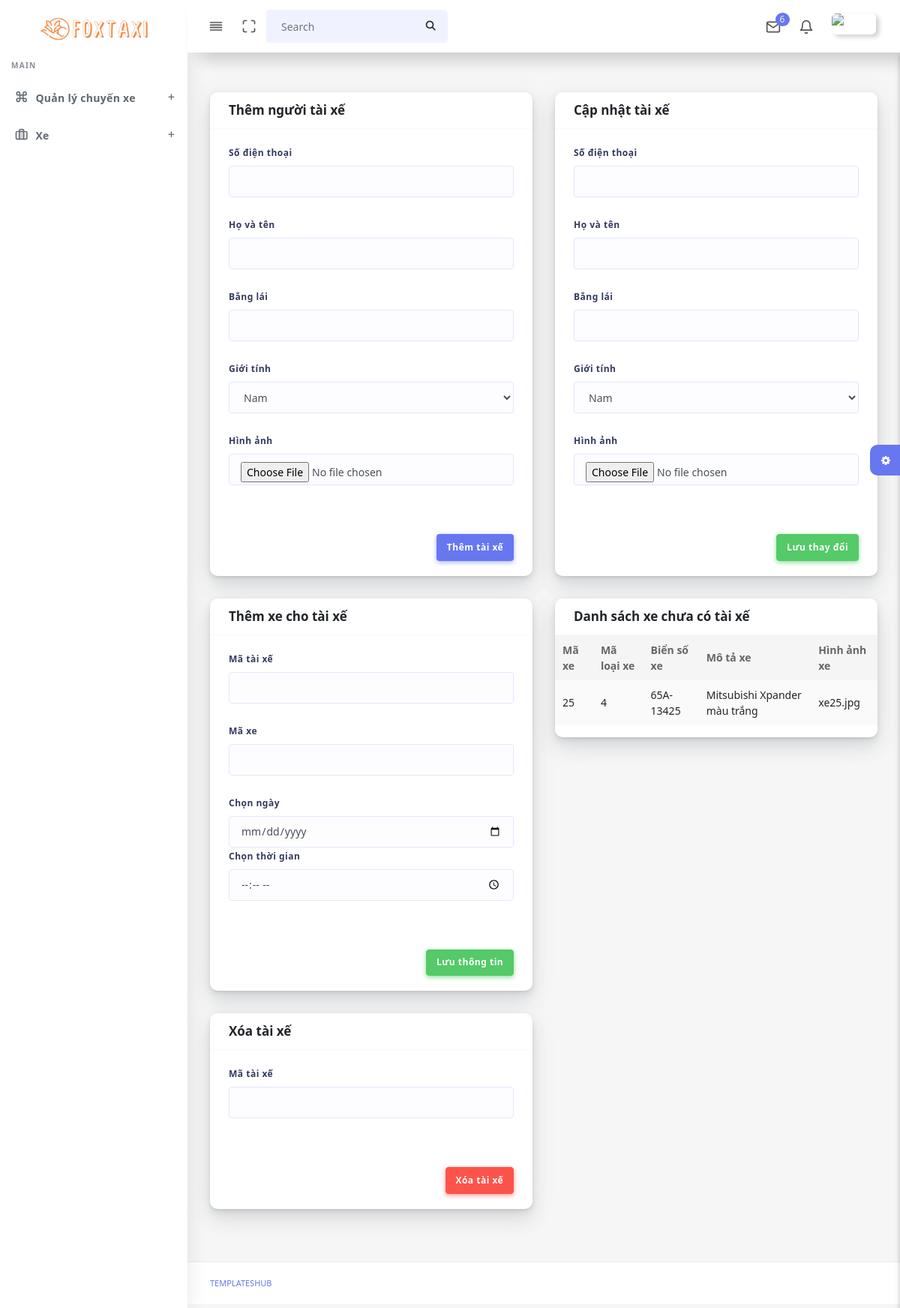
/taixe/capnhattaixe.php, run on an earlier commit of the app's database.
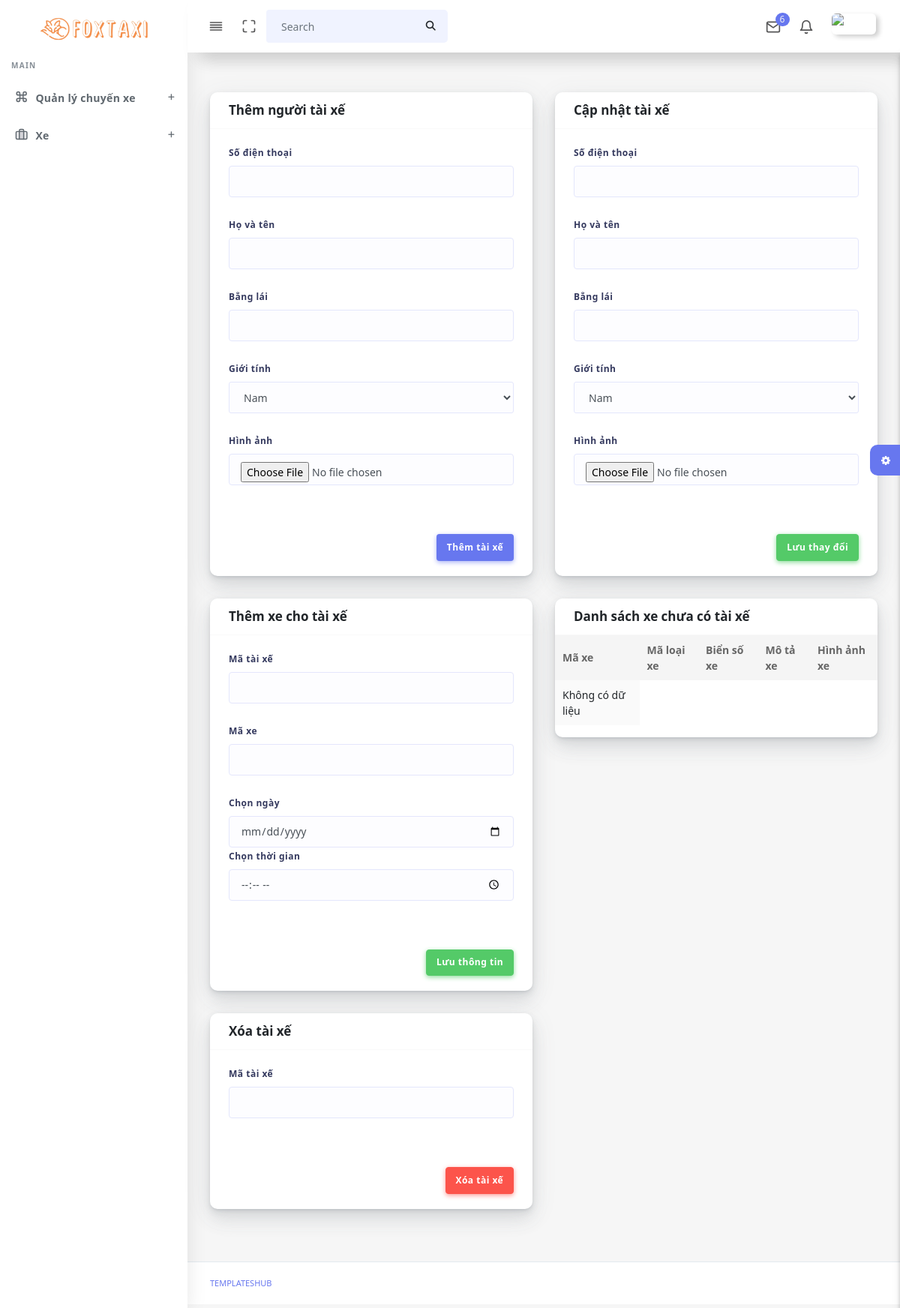
And on a later commit of the database.
### tables this page shows
CREATE TABLE `xe` (
  `X_MA` int(11) NOT NULL,
  `LX_MA` int(11) NOT NULL,
  `X_BIENSO` varchar(10) NOT NULL,
  `X_MOTA` text NOT NULL,
  `X_HINHANH` varchar(200) NOT NULL
);

### taixe/capnhattaixe.php (the view, shortened to what the changed rows need)
<!DOCTYPE html>
<html lang="en">
<?php
  include("connect.php");
  include('head.php');
?>
<body>
  <div id="app">
    <div class="main-wrapper main-wrapper-1">
      <div class="main-content">
        <section class="section">
          <div class="section-body">
            <div class="row">
              <div class="col-12 col-md-6 col-lg-6">
                <div class="card">
                    <div class="table-responsive">
                    <table class="table table-striped table-hover" id="tableExport" style="width:100%;">
                        <thead>
                            <tr><th>Mã xe</th>
                                <th>Mã loại xe</th>
                                <th>Biển số xe</th>
                                <th>Mô tả xe</th>
                                <th>Hình ảnh xe</th>
                            </tr>
                        </thead>
                    <tbody>
                        <?php
                        $sql = "SELECT xe.* FROM xe
                                LEFT JOIN phutrach ON phutrach.X_MA = xe.X_MA
                                WHERE phutrach.X_MA IS NULL";
                        $result = $conn->query($sql);
                        if ($result ->num_rows > 0) {
                            while ($row = $result->fetch_assoc()) {
                              echo "<tr>";
                              echo "<td>". $row['X_MA'] . "</td>";
                              echo "<td>". $row['LX_MA'] . "</td>";
                              echo "<td>". $row['X_BIENSO'] . "</td>";
                              echo "<td>". $row['X_MOTA'] . "</td>";
                              echo "<td>". $row['X_HINHANH'] . "</td>";
                              echo "</tr>";
                          }
                        }else{
                          echo "<td>Không có dữ liệu</td>";
                        }
                        ?>
                    </tbody>
                    </table>
                    </div>
                </div>
              </div>
            </div>
          </div>
        </section>
      </div>
    </div>
  </div>
</body>
</html>

What changed in the data, as far as the page shows it:
removed xe: X_MA "25", LX_MA "4", X_BIENSO "65A-13425", X_MOTA "Mitsubishi Xpander màu trắng", X_HINHANH "xe25.jpg"
Also different on the page:
text now shown: "Không có dữ liệu"
